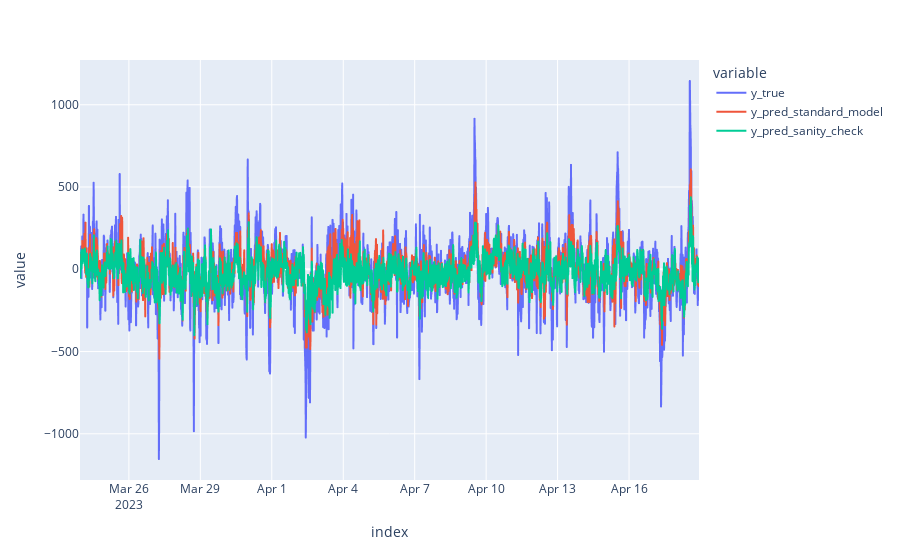

The notebook cell saved with this chart:
### Code cell
prediction_df_molten = prediction_df.melt(ignore_index=False)
fig = px.line(
    prediction_df_molten,
    x = prediction_df_molten.index,
    y = "value",
    color = "variable",
)
fig.show()

### Figure 1 — Plotly figure (JSON) as saved in the notebook; plotly's stock layout.template omitted (floating-point values rounded to 4 significant figures; data arrays with more than 128 entries replaced by an {"elided": "..."} marker saying what was removed)
{"data": [{"hovertemplate": "variable=y_true<br>index=%{x}<br>value=%{y}<extra></extra>", "legendgroup": "y_true", "line": {"color": "#636efa", "dash": "solid"}, "marker": {"symbol": "circle"}, "mode": "lines", "name": "y_true", "showlegend": true, "type": "scattergl", "x": {"elided": "2496 str values"}, "xaxis": "x", "y": {"elided": "2496 float values"}, "yaxis": "y"}, {"hovertemplate": "variable=y_pred_standard_model<br>index=%{x}<br>value=%{y}<extra></extra>", "legendgroup": "y_pred_standard_model", "line": {"color": "#EF553B", "dash": "solid"}, "marker": {"symbol": "circle"}, "mode": "lines", "name": "y_pred_standard_model", "showlegend": true, "type": "scattergl", "x": {"elided": "2496 str values"}, "xaxis": "x", "y": {"elided": "2496 float values"}, "yaxis": "y"}, {"hovertemplate": "variable=y_pred_sanity_check<br>index=%{x}<br>value=%{y}<extra></extra>", "legendgroup": "y_pred_sanity_check", "line": {"color": "#00cc96", "dash": "solid"}, "marker": {"symbol": "circle"}, "mode": "lines", "name": "y_pred_sanity_check", "showlegend": true, "type": "scattergl", "x": {"elided": "2496 str values"}, "xaxis": "x", "y": {"elided": "2496 float values"}, "yaxis": "y"}], "layout": {"legend": {"title": {"text": "variable"}, "tracegroupgap": 0}, "margin": {"t": 60}, "xaxis": {"anchor": "y", "domain": [0, 1], "title": {"text": "index"}}, "yaxis": {"anchor": "x", "domain": [0, 1], "title": {"text": "value"}}}}
